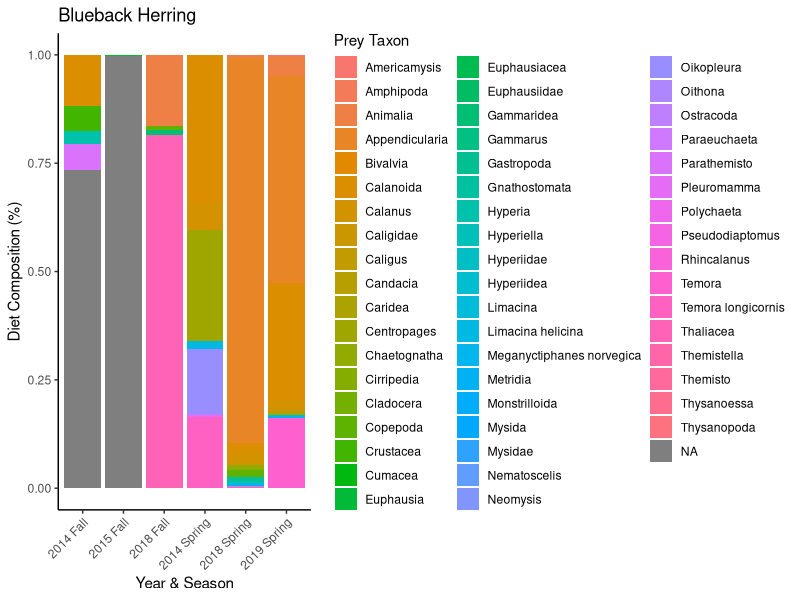
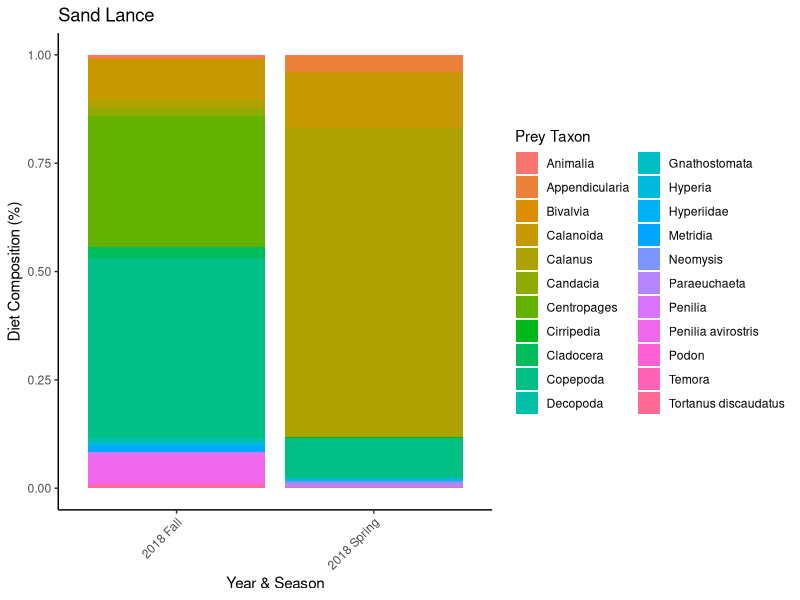
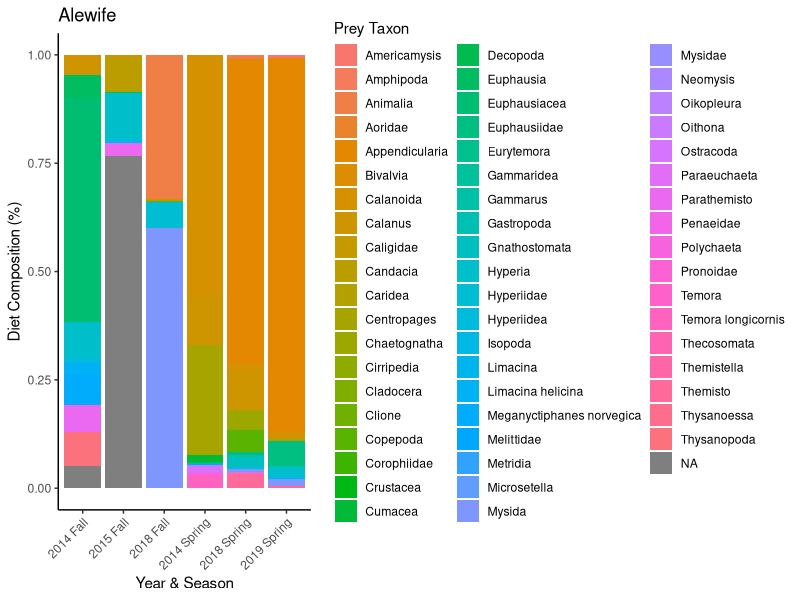
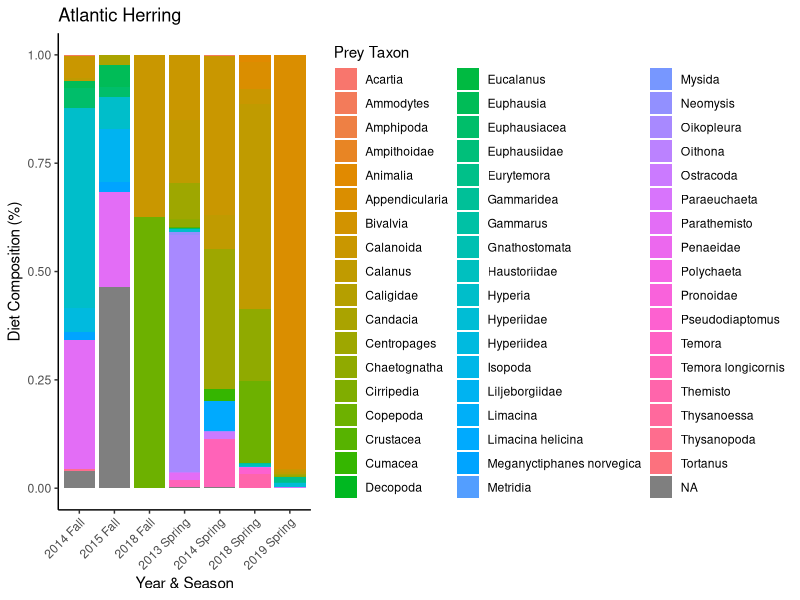
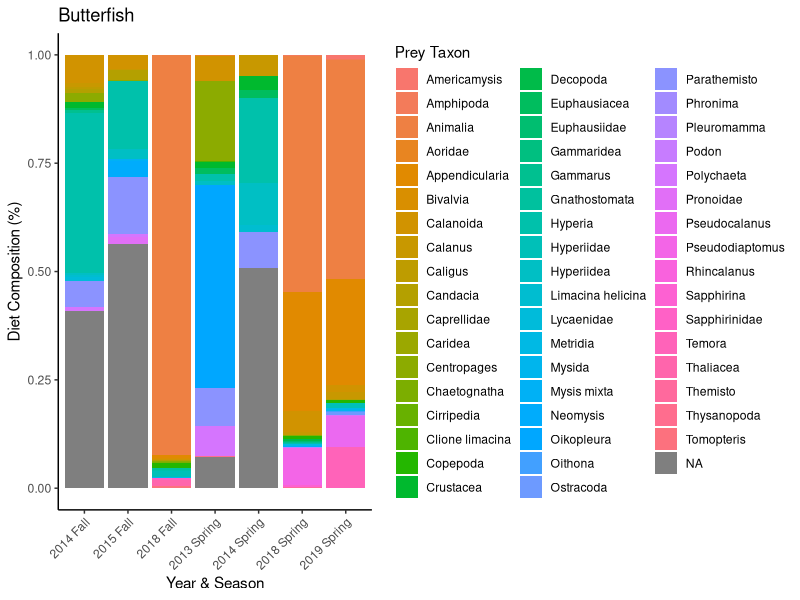
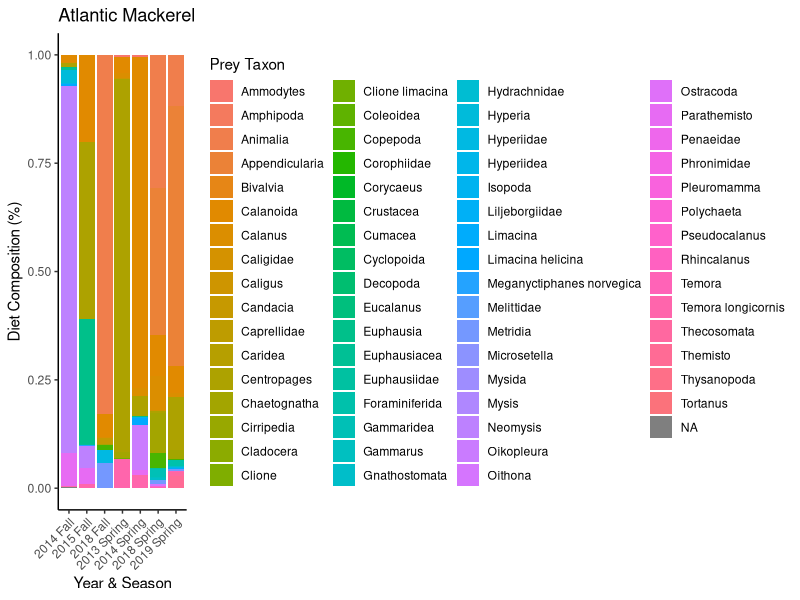
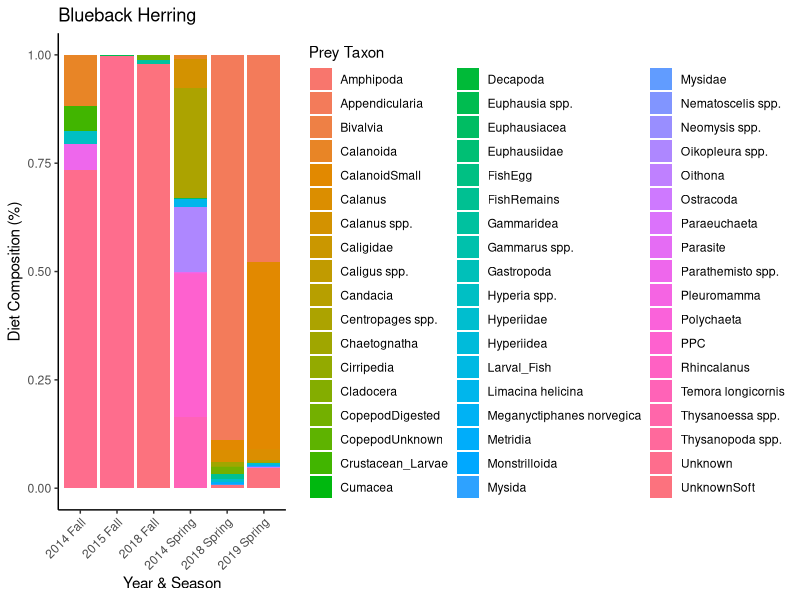
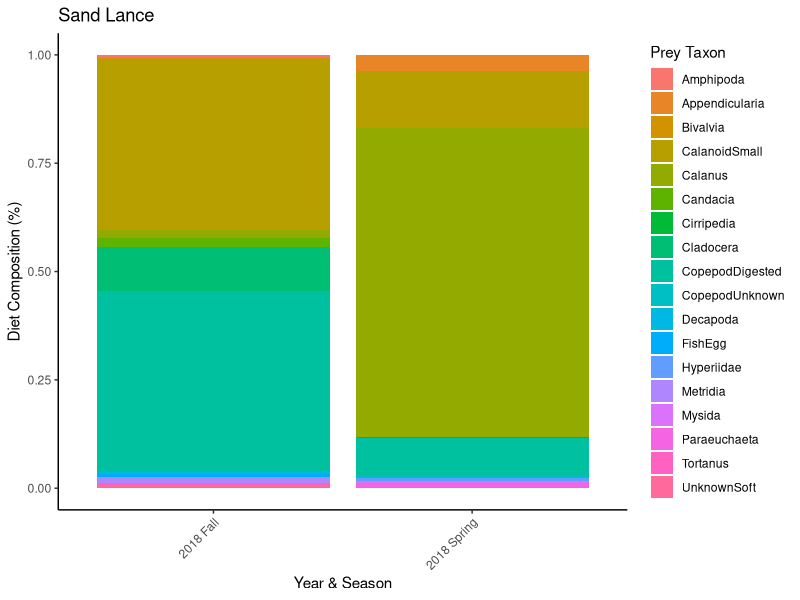

Write R code to recreate these figures, in order.
################################################################################
#############          FORAGE FISH DIETS           #############################
#############             FEB-2025                 #############################
## by: Alexandra Cabanelas
# looking at fish diet trends of fish already processed by J Suca et al
# data is from https://portal.edirepository.org/nis/mapbrowse?packageid=knb-lter-nes.2.3 

#Glancy, S.G., J.J. Suca, and J.K. Llopiz. 2022. Diet composition for small 
##pelagic fishes across the Northeast U.S. Continental Shelf for NES-LTER, 
##ongoing since 2013 ver 3. Environmental Data Initiative. 
##https://doi.org/10.6073/pasta/e48fef01a8bb7ae3c443d57de83bed2e 

#Concat_Count_EDI = prey counts
#Concat_Meas_EDI = prey measurements 

#### ------------------------------------------ #####
#            Packages -----
#### ------------------------------------------ #####

library(tidyverse)
library(RColorBrewer)
library(patchwork)
#library(gridExtra) 
#library(cowplot)

#### ------------------------------------------ #####
#            Data -----
#### ------------------------------------------ #####

diets <- read.csv(file.path("raw","Concat_Count_EDI.csv"))


#### ------------------------------------------ #####
#            Tidy -----
#### ------------------------------------------ #####

# create season and year columns 
diets <- diets %>%
  mutate(
    year = substr(as.character(cruise), 1, 4),  # Extract first 4 digits as Year
    season = case_when(
      grepl("02$", cruise) ~ "Spring",  # If cruise ends in '02', assign "Spring"
      grepl("04$", cruise) ~ "Fall",    # If cruise ends in '04', assign "Fall"
      TRUE ~ NA_character_  # Assign NA if it doesn't match
    )
  )

# preyTaxon = Most general taxonomic category of prey
# preyTaxa = Specific taxonomic category of prey
# Llopiz_taxa = Llopiz lab category of prey item
# scientificName_preyTaxon = Scientific name of prey item

comparison_table <- diets %>%
  select(preyTaxon, preyTaxa, Llopiz_taxa, 
         scientificName_preyTaxon, scientificNameID_preyTaxon) %>%
  distinct()  

differences_in_taxa_cols <- diets %>%
  filter(preyTaxon != Llopiz_taxa | 
           preyTaxon != scientificName_preyTaxon | 
           preyTaxon != preyTaxa | 
           Llopiz_taxa != scientificName_preyTaxon | 
           Llopiz_taxa != preyTaxa | 
           scientificName_preyTaxon != preyTaxa) %>%
  select(preyTaxon, Llopiz_taxa, scientificName_preyTaxon, preyTaxa) %>%
  distinct() %>%
  arrange(preyTaxon)

# remove Empty stomachs?
diets <- diets %>%
  filter(preyTaxon != "-9999" & preyTaxon != "Empty")

# not sure what "preyNum" column is
# in EDI is says "Unique number for prey specimen within each gut"
diets <- diets %>%
  dplyr::select(-c("preyNum", "preySpp", "Ocularunits", "Mag","prey_mm", "Scope"))

# preyCount = Total number of prey items per taxanomic category in the gut of fish specimen
## not sure what the NAs in this col mean...

# gutCount = Total number of prey items in that individual fish’s gut.
## gut count is not always filled out - sometimes NA
## and sometimes it seems likes it's wrong (e.g. preyCount > gutCount)

# redo gutCount column 
diets <- diets %>%
  group_by(FishSpecies, cruise, station, FishNum) %>%
  mutate(gutCount = sum(preyCount, na.rm = TRUE)) %>%
  ungroup()

# number of guts processed per season, yearb by predator species
fish_counts <- diets %>%
  group_by(year, season, FishSpecies) %>%
  summarise(fish_processed = n_distinct(FishNum), .groups = "drop") %>%
  group_by(year) %>%
  mutate(total_per_year = sum(fish_processed)) %>% 
  ungroup()

# create common name column
#P_tri = Peprilus triacanthus = Butterfish
#A_aes = Alosa aestivalis = Blueback Herring
#A_pse =	Alosa pseudoharengus = Alewife
#C_har = Clupea harengus = Atlantic Herring
#A_dub =	Ammodytes dubius = Sand Lance
#S_sco =	Scomber scombrus = Atlantic Mackerel

# fix typo in data... 
diets <- diets %>%
  mutate(FishSpecies = ifelse(FishSpecies == "p_tri", "P_tri", FishSpecies))

diets <- diets %>%
  mutate(FishCommon = case_when(
    FishSpecies == "P_tri" ~ "Butterfish",
    FishSpecies == "A_aes" ~ "Blueback Herring",
    FishSpecies == "A_pse" ~ "Alewife",
    FishSpecies == "C_har" ~ "Atlantic Herring",
    FishSpecies == "A_dub" ~ "Sand Lance",
    FishSpecies == "S_sco" ~ "Atlantic Mackerel",
    TRUE ~ NA_character_  # Assign NA if no match
  ))

#im setting the NAs in preyCount == 0 for now bc i dont know what they are
diets <- diets %>%
  mutate(preyCount = ifelse(is.na(preyCount), 0, preyCount))

colnames(diets)
#### ------------------------------------------ #####
#            Plots -----
#### ------------------------------------------ #####

#            scientificName_preyTaxon -----
#### ------------------------------------------ #####

# calculate diet composition (%) per fish species, year, and season
diets_percent <- diets %>%
  group_by(FishSpecies, year, season, scientificName_preyTaxon) %>%
  summarise(total_prey = sum(preyCount, na.rm = TRUE), .groups = "drop") %>%
  group_by(FishSpecies, year, season) %>%
  mutate(percent = (total_prey / sum(total_prey, na.rm = TRUE)) * 100)

# to make title the fish's common name
fish_common_map <- diets %>%
  select(FishSpecies, FishCommon) %>%
  distinct() %>%
  deframe() 

fish_species_list <- unique(diets_percent$FishSpecies)

# loop through each FishSpecies and create plots
for (fish in fish_species_list) {
  plot <- ggplot(filter(diets_percent, FishSpecies == fish), 
                 aes(x = interaction(year, season, sep = " "), 
                     y = percent, fill = scientificName_preyTaxon)) +
    geom_bar(stat = "identity", position = "fill") +  
    theme_classic() +
    labs(title = fish_common_map[fish],
         x = "Year & Season", 
         y = "Diet Composition (%)", 
         fill = "Prey Taxon") +
    theme(axis.text.x = element_text(angle = 45, hjust = 1),
          legend.position = "right")
  
  print(plot)  
}

#            preyTaxon -----
#### ------------------------------------------ #####

# calculate diet composition (%) per fish species, year, and season
diets_percent_preyTaxon <- diets %>%
  group_by(FishSpecies, year, season, preyTaxon) %>%
  summarise(total_prey = sum(preyCount, na.rm = TRUE), .groups = "drop") %>%
  group_by(FishSpecies, year, season) %>%
  mutate(percent = (total_prey / sum(total_prey, na.rm = TRUE)) * 100)

# loop to plot
for (fish in fish_species_list) {
  plot <- ggplot(filter(diets_percent_preyTaxon, FishSpecies == fish), 
                 aes(x = interaction(year, season, sep = " "), 
                     y = percent, fill = preyTaxon)) +
    geom_bar(stat = "identity", position = "fill") +  
    theme_classic() +
    labs(title = fish_common_map[fish],
         x = "Year & Season", 
         y = "Diet Composition (%)", 
         fill = "Prey Taxon") +
    theme(axis.text.x = element_text(angle = 45, hjust = 1),
          legend.position = "right")
  
  print(plot)  
}


#            preyTaxon grouped top 10 -----
#### ------------------------------------------ #####

# rename PPC to Calanoida
diets_v1 <- diets %>%
  mutate(preyTaxon = ifelse(preyTaxon == "PPC", "Calanoida", 
                            preyTaxon))

diets_v1 <- diets_v1 %>%
  mutate(preyTaxon = case_when(
    preyTaxon %in% c("Unknown", "UnknownOther", "UnknownSoft") ~ "Unknown",  
    TRUE ~ preyTaxon  # keep other values unchanged
  ))

# top 10 most common preyTaxon across all data
top_10_prey <- diets_v1 %>%
  group_by(preyTaxon) %>%
  summarise(total_prey = sum(preyCount, na.rm = TRUE)) %>%
  arrange(desc(total_prey)) %>%
  slice_head(n = 10) %>%
  pull(preyTaxon) 

diets_v1 <- diets_v1 %>%
  mutate(preyTaxon = case_when(
    preyTaxon %in% top_10_prey ~ preyTaxon,  # keep top 10 prey taxa
    TRUE ~ "Other"  # group all other prey into "Other"
  ))

diets_percent_preyTaxon_g <- diets_v1 %>%
  group_by(FishSpecies, year, season, preyTaxon) %>%
  summarise(total_prey = sum(preyCount, na.rm = TRUE), .groups = "drop") %>%
  group_by(FishSpecies, year, season) %>%
  mutate(percent = (total_prey / sum(total_prey, na.rm = TRUE)) * 100)

unique_prey <- unique(diets_percent_preyTaxon_g$preyTaxon)
color_palette <- brewer.pal(n = 11, name = "RdGy") #"Paired", "Set3" or "Dark2"
prey_color_mapping <- setNames(color_palette, unique_prey)

# loop to plot

for (fish in fish_species_list) {
  plot <- ggplot(filter(diets_percent_preyTaxon_g, FishSpecies == fish), 
                 aes(x = interaction(season, year, sep = " "), 
                     y = percent, fill = preyTaxon)) +
    geom_bar(stat = "identity", position = "fill") +  
    scale_fill_manual(values = prey_color_mapping) +
    theme_classic() +
    labs(title = fish_common_map[fish],
         y = "Diet Composition (%)") +  
    theme(axis.text.x = element_text(angle = 0, hjust = 0.5, color = "black", size = 14),
          axis.text.y = element_text(angle = 0, color = "black", size = 14),
          axis.title.x = element_blank(),
          axis.title.y = element_text(size = 16),  
          plot.title = element_text(hjust = 0.5, size = 18, face = "bold"),
          legend.position = "right",
          legend.title = element_blank(),
          legend.margin = margin(0, 0, 0, 0),
          legend.spacing.y = unit(0.2, "cm")) +
    scale_y_continuous(expand = c(0, 0), 
                       labels = scales::percent_format(scale = 100))
  
  print(plot)  
}

### SAME BUT OTHER PALETTE/COLOR OPTIONS
# do the same but coloring unknown in like a bright color
bright_colors <- c("#FF0000", "#00FF00", "#0000FF", "orange",  "#FF00FF",
                   "#00FFFF", "#800000", "#808000", "#008000", "#800080", 
                   "#000080", "#808080", "#C0C0C0", "#FF6347", "#FFD700", 
                   "#32CD32", "#FF1493", "#B22222", "#FF4500", "#ADFF2F")

custom_palette <-  c(
  "Unknown" = "#E63946",  # Bright Red (stands out)
  "Other" = "#8D99AE",  # Neutral Gray for "Other"
  "Calanoida" = "#A8DADC",  # Soft Cyan
  "Calanus spp." = "#457B9D",  # Muted Blue
  "Centropages spp." = "#1D3557",  # Dark Blue
  "Euphausia spp." = "#F4A261",  # Warm Orange
  "Neomysis spp." = "#E9C46A",  # Yellow-Gold
  "Oikopleura spp." = "#2A9D8F",  # Green-Teal
  "Temora longicornis" = "#264653",  # Dark Teal
  "Appendicularia" = "#6A0572",  # Deep Purple
  "CalanoidSmall" = "#D4A5A5"  # Soft Pink
)

custom_palette <- c(
  "Unknown" = "#D73027",  # Strong Red (stands out)
  "Other" = "#7E7E7E",  # Neutral Gray (background)
  "Calanoida" = "#1F78B4",  # Deep Blue
  "Calanus spp." = "#6BAED6",  # Soft Blue
  "Centropages spp." = "#A6CEE3",  # Light Blue
  "Euphausia spp." = "#33A02C",  # Deep Green
  "Neomysis spp." = "#B2DF8A",  # Light Green
  "Oikopleura spp." = "#FDAE61",  # Warm Orange
  "Temora longicornis" = "#F46D43",  # Orange-Red
  "Appendicularia" = "#FDBF6F",  # Soft Peach
  "CalanoidSmall" = "#CAB2D6"  # Soft Purple
)

for (fish in fish_species_list) {
  plot <- ggplot(filter(diets_percent_preyTaxon_g, FishSpecies == fish), 
                 aes(x = interaction(season, year, sep = " "), 
                     y = percent, fill = preyTaxon)) +
    geom_bar(stat = "identity", position = "fill") +  
    scale_fill_manual(values = custom_palette) +
    theme_classic() +
    labs(title = fish_common_map[fish],
         y = "Diet Composition (%)") +  
    theme(axis.text.x = element_text(angle = 0, hjust = 0.5, color = "black", size = 14),
          axis.text.y = element_text(angle = 0, color = "black", size = 14),
          axis.title.x = element_blank(),
          axis.title.y = element_text(size = 16),  
          plot.title = element_text(hjust = 0.5, size = 18, face = "bold"),
          legend.position = "right",
          legend.title = element_blank(),
          legend.margin = margin(0, 0, 0, 0),
          legend.spacing.y = unit(0.2, "cm")) +
    scale_y_continuous(expand = c(0, 0), 
                       labels = scales::percent_format(scale = 100))
  
  print(plot)  
}



#            Llopiz_taxa grouped top 10 -----
#### ------------------------------------------ #####
# doing same with Llopiz_taxa bc calanoid small better described

diets_v2 <- diets %>%
  mutate(Llopiz_taxa = case_when( # Thaliacea ??
    Llopiz_taxa %in% c("Unknown", "UnknownOther", "UnknownSoft") ~ "Unknown",  
    TRUE ~ Llopiz_taxa  # keep other values unchanged
  ))

# fill in the NAs with some of the prey names in the scientificName_preyTaxon col
diets_v2 <- diets_v2 %>%
  mutate(Llopiz_taxa = ifelse(is.na(Llopiz_taxa), 
                              scientificName_preyTaxon, Llopiz_taxa))

# fill remaining NAs with prey names in the preyTaxon col
diets_v2 <- diets_v2 %>%
  mutate(Llopiz_taxa = ifelse(is.na(Llopiz_taxa), 
                              preyTaxon, Llopiz_taxa))

# group prey into broader categories:
# Calanoida = candacia, acartia, CalanoidDigested, Eucalanus, Eurytemora, 
##Paraeuchaeta, Pseudodiaptomas, Rhincalanus, Tortanus, Tortanus discaudatus, CalanoidSmall

# Copepoda = CopepodDigested, CopepodUnknown, Corycaeus (cyclopoid), Cyclopoida, 
##Monstrilloida, Microsetella, Sapphirina, Sapphirinidae

# Mysida = "Mysida", "Neomysis", "Mysidae", "Mysis", "Mysis mixta", "Americamysis"'
# FishItems = Ammodytes, Fish_Remains, FishEgg, FishLarvae, FishRemains, Larval_Fish
# Appendicularia
# Bivalvia
# Amphipoda = Ampithoidae, Aoridae, Caprellidae, Corophiidae, Liljeborgiidae
# Pteropoda = Clione, Clione limacina, Limacina, Limacina helicina, Thecosomata
# Euphausiidae = Euphausia, Euphausiacea, Meganyctiphanes norvegica, 
##Nematoscelis, Thysanoessa, Thysanopoda

# Gammaridea = Gammarus
# Hyperiidea = Hyperia, Hyperiella, Hyperiidae, Phronima, Phronimidae, Pronoidae, Themistella, Themisto
# Decapoda = Caridea, Penaeidae

# Temora spp. = Temora, Temora longicornis 
# Other = Unknown 
diets_v2 <- diets_v2 %>%
  mutate(Llopiz_taxa = case_when(
    Llopiz_taxa == "Oikopleura" ~ "Appendicularia",
    Llopiz_taxa == "Neomysis" ~ "Mysida",
    Llopiz_taxa == "Parathemisto" ~ "Hyperiidae",
    Llopiz_taxa == "Gammarus" ~ "Gammaridea",
    Llopiz_taxa == "Other" ~ "Unknown", 
    Llopiz_taxa %in% c("Candacia", "Acartia", "CalanoidDigested", "Eucalanus", 
                       "Eurytemora", "Paraeuchaeta", "Pseudodiaptomas", 
                       "Rhincalanus", "Tortanus", "Tortanus discaudatus", 
                       "CalanoidSmall") ~ "Calanoida",
    
    Llopiz_taxa %in% c("CopepodDigested", "CopepodUnknown", "Corycaeus", 
                       "Cyclopoida", "Monstrilloida", "Microsetella", 
                       "Sapphirina", "Sapphirinidae") ~ "Copepoda",
    
    Llopiz_taxa %in% c("Mysida", "Neomysis", "Mysidae", "Mysis", "Mysis mixta", 
                       "Americamysis") ~ "Mysida",
    
    Llopiz_taxa %in% c("Ammodytes", "Fish_Remains", "FishEgg", "FishLarvae", 
                       "FishRemains", "Larval_Fish") ~ "FishItems",
    
    Llopiz_taxa %in% c("Ampithoidae", "Aoridae", "Caprellidae", "Corophiidae", 
                       "Liljeborgiidae") ~ "Amphipoda",
    
    Llopiz_taxa %in% c("Clione", "Clione limacina", "Limacina", 
                       "Limacina helicina", "Thecosomata") ~ "Pteropoda",
    
    Llopiz_taxa %in% c("Euphausia", "Euphausiacea", "Meganyctiphanes norvegica", 
                       "Nematoscelis", "Thysanoessa", 
                       "Thysanopoda") ~ "Euphausiidae",
    
    Llopiz_taxa %in% c("Hyperia", "Hyperiella", "Hyperiidae", "Phronima", 
                       "Phronimidae", "Pronoidae", "Themistella", 
                       "Themisto") ~ "Hyperiidea",
    
    Llopiz_taxa %in% c("Caridea", "Penaeidae") ~ "Decapoda",
    
    Llopiz_taxa %in% c("Temora", "Temora longicornis") ~ "Temora spp.",
    
    TRUE ~ Llopiz_taxa  # everything else unchanged
  ))

# ??? left as is
# Calanus
# Caligidae = sea lice = could go into parasite or Copepoda = Caligus
# Cirripedia (barnacle) = Arthropoda thecostraca
# there is a Crustacea group
# Cumacea = Arthropoda malacostraca 
# there is a Gastropoda group
# there is a Isopoda group
# Hydrachnidae = water mite = Arthropoda = possibly into parasites
# Metridia = calanoid copepod 
# Oithona = copepoda
# Penilia = Artropoda ctenopoda = Penilia avirostris
# Pleuromamma = calanoida 
# Podon = Arthropoda onychopoda
# Tomopteris = annelid 
# Ostracoda
# Haustoriidae = Arthropoda crustacean malacostraca 
# Animalia
# Lycaenidae = butterfly ??
# Melittidae = beetles??

# top 10 most common Llopiz_taxa across all data
top_10_Llopiz <- diets_v2 %>%
  group_by(Llopiz_taxa) %>%
  summarise(total_prey = sum(preyCount, na.rm = TRUE)) %>%
  arrange(desc(total_prey)) %>%
  slice_head(n = 10) %>%
  pull(Llopiz_taxa) 

diets_v3 <- diets_v2 %>%
  mutate(Llopiz_taxa = case_when(
    Llopiz_taxa %in% top_10_Llopiz ~ Llopiz_taxa,  # keep top 10 prey taxa
    TRUE ~ "Other"  # group all other prey into "Other"
  ))

diets_percent_Llopiz_taxa_g <- diets_v3 %>%
  group_by(FishSpecies, year, season, Llopiz_taxa) %>%
  summarise(total_prey = sum(preyCount, na.rm = TRUE), .groups = "drop") %>%
  group_by(FishSpecies, year, season) %>%
  mutate(percent = (total_prey / sum(total_prey, na.rm = TRUE)) * 100)

unique_preyLlopiz <- unique(diets_percent_Llopiz_taxa_g$Llopiz_taxa)
prey_color_mappingLlopiz <- setNames(color_palette, unique_preyLlopiz)

# loop to plot

for (fish in fish_species_list) {
  plot <- ggplot(filter(diets_percent_Llopiz_taxa_g, FishSpecies == fish), 
                 aes(x = interaction(season, year, sep = " "), 
                     y = percent, fill = Llopiz_taxa)) +
    geom_bar(stat = "identity", position = "fill") +  
    scale_fill_manual(values = prey_color_mappingLlopiz) +
    theme_classic() +
    labs(title = fish_common_map[fish],
         y = "Diet Composition (%)") +  
    theme(axis.text.x = element_text(angle = 0, hjust = 0.5, color = "black", size = 14),
          axis.text.y = element_text(angle = 0, color = "black", size = 14),
          axis.title.x = element_blank(),
          axis.title.y = element_text(size = 16),  
          plot.title = element_text(hjust = 0.5, size = 18, face = "bold"),
          legend.position = "right",
          legend.title = element_blank(),
          legend.margin = margin(0, 0, 0, 0),
          legend.spacing.y = unit(0.2, "cm")) +
    scale_y_continuous(expand = c(0, 0), 
                       labels = scales::percent_format(scale = 100))
  
  print(plot)  
}


#            2018 and 2019 ONLY -----
#### ------------------------------------------ #####
#            Llopiz_taxa grouped top 10 -----
#### ------------------------------------------ #####

top_10_Llopiz_new <- diets_v2 %>%
  filter(year %in% c(2018, 2019) & 
           season %in% c("Fall", "Spring")) %>%
  group_by(Llopiz_taxa) %>%
  summarise(total_prey = sum(preyCount, na.rm = TRUE)) %>%
  arrange(desc(total_prey)) %>%
  slice_head(n = 11) %>%
  pull(Llopiz_taxa) 

diets_v4 <- diets_v2 %>%
  mutate(Llopiz_taxa = case_when(
    Llopiz_taxa %in% top_10_Llopiz_new ~ Llopiz_taxa,  # keep top 10 prey taxa
    TRUE ~ "Other"  # group all other prey into "Other"
  ))

diets_percent_Llopiz_taxa_g_new <- diets_v4 %>%
  filter(year %in% c(2018, 2019) & season %in% c("Fall", "Spring")) %>%
  group_by(FishSpecies, year, season, Llopiz_taxa) %>%
  summarise(total_prey = sum(preyCount, na.rm = TRUE), .groups = "drop") %>%
  group_by(FishSpecies, year, season) %>%
  mutate(percent = (total_prey / sum(total_prey, na.rm = TRUE)) * 100,
         Llopiz_taxa = factor(Llopiz_taxa, 
                              levels = c(setdiff(top_10_Llopiz_new, 
                                                 c("Other", "Unknown")), 
                                         "Other", "Unknown")))  # Force order

unique_preyLlopiz_new <- unique(diets_percent_Llopiz_taxa_g_new$Llopiz_taxa)

#make custom color palette (to avoid white, and add more colors)
#print(color_palette)
prey_color_mappingLlopiznew <- c(
  "Appendicularia" = "#67001F",
  "Calanus" = "#664700",
  "Calanoida" = "#CD950C", #"#D6604D",
  "Centropages" = "#FFB90F", #E49B5D", #"#F4A582", 
  "Chaetognatha" = "#6E8B3D",#"#8C510A"
  "Copepoda" = "#c7522a", #"#A63D40"maybe it looks too similar to B218
  "Euphausiidae" = "#4D4D4D",
  "Hyperiidea" = "#9ACD32", #"#BABABA", 
  "Mysida" = "#878787",
  "Temora spp." = "#006647",
  "Other" = "#D8BFD8", #"#1A1A1A", 
  "Unknown" = "#FA8072" #"#B2182B", "#6959CD", "#4A708B", "#D8BFD8"
)

# loop to plot
for (fish in fish_species_list) {
  plot <- ggplot(filter(diets_percent_Llopiz_taxa_g_new, 
                        FishSpecies == fish), 
                 aes(x = interaction(season, year, sep = " "), 
                     y = percent, fill = Llopiz_taxa)) +
    geom_bar(stat = "identity", position = "fill") +  
    scale_fill_manual(values = prey_color_mappingLlopiznew) +
    theme_classic() +
    labs(title = fish_common_map[fish],
         y = "Diet Composition (%)") +  
    theme(axis.text.x = element_text(angle = 0, hjust = 0.5, color = "black", size = 14),
          axis.text.y = element_text(angle = 0, color = "black", size = 14),
          axis.title.x = element_blank(),
          axis.title.y = element_text(size = 16),  
          plot.title = element_text(hjust = 0.5, size = 18, face = "bold"),
          legend.position = "right",
          legend.title = element_blank(),
          legend.margin = margin(0, 0, 0, 0),
          legend.spacing.y = unit(0.2, "cm")) +
    scale_y_continuous(expand = c(0, 0), 
                       labels = scales::percent_format(scale = 100))
  
  print(plot)  
}


#            2018 and 2019 ONLY -----
#### ------------------------------------------ #####
#            Atl Mackerel and Butterfish ONLY -----
#### ------------------------------------------ #####
#            Llopiz_taxa grouped top 10 -----
#### ------------------------------------------ #####

#P_tri = Peprilus triacanthus = Butterfish
#S_sco =	Scomber scombrus = Atlantic Mackerel
selected_fish <- c("P_tri", "S_sco")

diets_filtered <- diets_percent_Llopiz_taxa_g_new %>%
  filter(FishSpecies %in% selected_fish)

diets_filtered <- diets_filtered %>%
  mutate(season = factor(season, levels = c("Spring", "Fall")),  # ensure Spring comes first
         x_order = interaction(season, year, sep = " "))

(plot_mackerel <- ggplot(filter(diets_filtered, FishSpecies == "S_sco"), 
                        aes(x = x_order, 
                            y = percent, fill = Llopiz_taxa)) +
  geom_bar(stat = "identity", position = "fill") +  
  scale_fill_manual(values = prey_color_mappingLlopiznew) +
  theme_classic() +
  labs(title = "Atlantic Mackerel",
       y = "Diet Composition (%)") +  
  theme(axis.text.x = element_text(hjust = 0.5, color = "black", size = 15),
        axis.text.y = element_text(color = "black", size = 14),
        axis.title.x = element_blank(),
        axis.title.y = element_text(size = 17, face = "bold"),  
        plot.title = element_text(hjust = 0.5, size = 18, face = "bold"),
        legend.position = "none")  +
    scale_y_continuous(expand = c(0, 0), 
                       labels = scales::percent_format(scale = 100)))  

(plot_butterfish <- ggplot(filter(diets_filtered, FishSpecies == "P_tri"), 
                          aes(x = x_order, 
                              y = percent, fill = Llopiz_taxa)) +
  geom_bar(stat = "identity", position = "fill") +  
  scale_fill_manual(values = prey_color_mappingLlopiznew) +
  theme_classic() +
  labs(title = "Butterfish",
       y = "Diet Composition (%)") +  
  theme(axis.text.x = element_text(angle = 0, hjust = 0.5, color = "black", size = 14),
        axis.text.y = element_text(angle = 0, color = "black", size = 14),
        axis.title.x = element_blank(),
        axis.title.y = element_blank(),  
        plot.title = element_text(hjust = 0.5, size = 18, face = "bold"),
        legend.position = "right",  # Keep legend in one plot
        legend.title = element_blank(),
        legend.margin = margin(0, 0, 0, 0),
        legend.spacing.y = unit(0.2, "cm"))  +
    scale_y_continuous(expand = c(0, 0), 
                       labels = scales::percent_format(scale = 100)))

(final_plot <- plot_mackerel + 
               plot_butterfish + 
               plot_layout(guides = "collect"))

ggsave("figures/AtlanticMackerel_Butterfish_Diet1.png", 
      plot = final_plot, 
      width = 10, height = 4, 
      dpi = 300, 
      units = "in")




#            ALL YRS AVAILABLE -----
#### ------------------------------------------ #####
#            ALL FISH -----
#### ------------------------------------------ #####
#            Llopiz_taxa grouped top 10 -----
#### ------------------------------------------ #####

for (fish in fish_species_list) {
  plot <- ggplot(filter(diets_percent_Llopiz_taxa_g, 
                        FishSpecies == fish), 
                 aes(x = interaction(season, year, sep = " "), 
                     y = percent, fill = Llopiz_taxa)) +
    geom_bar(stat = "identity", position = "fill") +  
    scale_fill_manual(values = prey_color_mappingLlopiznew) +
    theme_classic() +
    labs(title = fish_common_map[fish],
         y = "Diet Composition (%)") +  
    theme(axis.text.x = element_text(angle = 0, hjust = 0.5, color = "black", size = 14),
          axis.text.y = element_text(angle = 0, color = "black", size = 14),
          axis.title.x = element_blank(),
          axis.title.y = element_text(size = 16),  
          plot.title = element_text(hjust = 0.5, size = 18, face = "bold"),
          legend.position = "right",
          legend.title = element_blank(),
          legend.margin = margin(0, 0, 0, 0),
          legend.spacing.y = unit(0.2, "cm")) +
    scale_y_continuous(expand = c(0, 0), 
                       labels = scales::percent_format(scale = 100))
  
  print(plot)  
}


#### ------------------------------------------ #####
#            Atlantic Mackerel -----
#### ------------------------------------------ #####
#            Llopiz_taxa grouped top 12 -----
#### ------------------------------------------ #####
# top 12 by spp/predator
AtlMack <- diets_v2 %>%
  filter(FishSpecies == "S_sco")
  
# top 12 most common Llopiz_taxa across all data
top_12_atlmack <- AtlMack %>%
  group_by(Llopiz_taxa) %>%
  summarise(total_prey = sum(preyCount, na.rm = TRUE)) %>%
  arrange(desc(total_prey)) %>%
  slice_head(n = 12) %>%
  pull(Llopiz_taxa) 

diets_v5 <- AtlMack %>%
  mutate(Llopiz_taxa = case_when(
    Llopiz_taxa %in% top_12_atlmack ~ Llopiz_taxa,  # keep top 10 prey taxa
    TRUE ~ "Other"  # group all other prey into "Other"
  ))

diets_percent_AtlMack_taxa_g <- diets_v5 %>%
  group_by(FishSpecies, year, season, Llopiz_taxa) %>%
  summarise(total_prey = sum(preyCount, na.rm = TRUE), .groups = "drop") %>%
  group_by(FishSpecies, year, season) %>%
  mutate(percent = (total_prey / sum(total_prey, na.rm = TRUE)) * 100)

ggplot(diets_percent_AtlMack_taxa_g, 
       aes(x = interaction(season, year, sep = " "), 
           y = percent, fill = Llopiz_taxa)) +
  geom_bar(stat = "identity", position = "fill") +  
  #scale_fill_manual(values = prey_color_mappingLlopiznew) +
  theme_classic() +
  labs(title = "Atlantic Mackerel",
       y = "Diet Composition (%)") +  
  theme(axis.text.x = element_text(angle = 0, hjust = 0.5, color = "black", size = 14),
        axis.text.y = element_text(angle = 0, color = "black", size = 14),
        axis.title.x = element_blank(),
        axis.title.y = element_text(size = 16),  
        plot.title = element_text(hjust = 0.5, size = 18, face = "bold"),
        legend.position = "right",
        legend.title = element_blank(),
        legend.margin = margin(0, 0, 0, 0),
        legend.spacing.y = unit(0.2, "cm")) +
  scale_y_continuous(expand = c(0, 0), 
                     labels = scales::percent_format(scale = 100))
